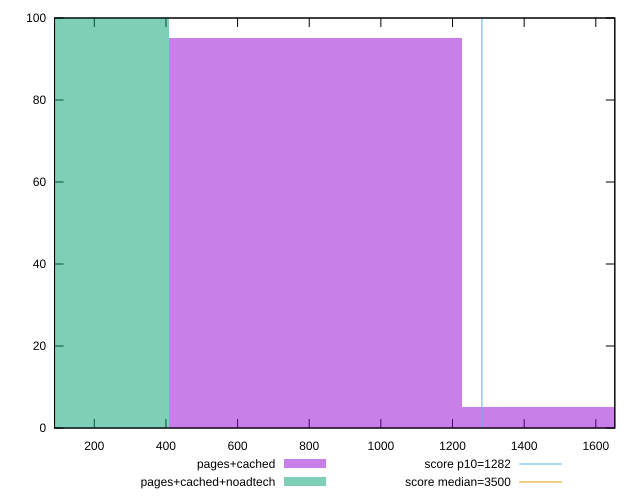

The script that saved this image:
reset

$pagesCached <<EOF
1634.0774619734914 5
817.0387309867457 95
EOF

$pagesCachedNoadtech <<EOF
0 100
EOF

set key outside below
set boxwidth 817.0387309867457
set xrange [89.024:1653.0879999999997]
set yrange [0:100]
set trange [0:100]
set style fill transparent solid 0.5 noborder

set parametric
set terminal svg size 640, 500 enhanced background rgb 'white'
set output "report_00019_2021-02-10T18-14-37.922Z//bootup-time/comparison/histogram/1_vs_2.svg"

plot $pagesCached title "pages+cached" with boxes, \
     $pagesCachedNoadtech title "pages+cached+noadtech" with boxes, \
     1282,t title "score p10=1282", \
     3500,t title "score median=3500"

reset
